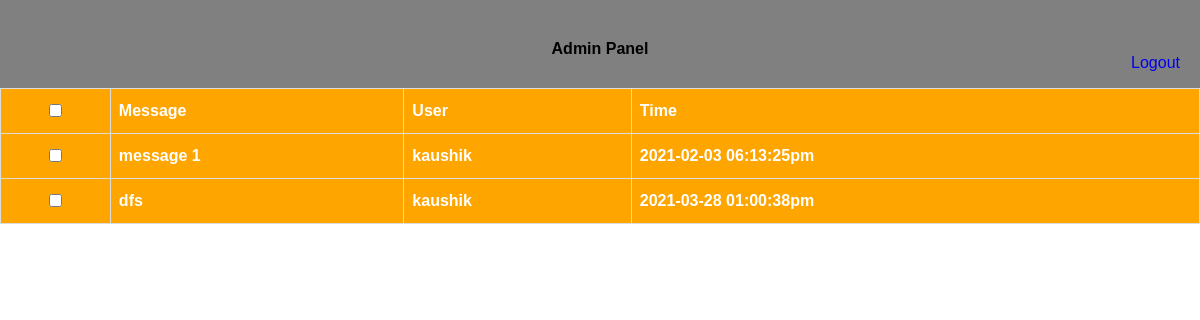
Screenshot of /html/message_display.php with the database file from the repository.
### tables this page shows
CREATE TABLE `message_admin` (
  `ID` int(11) NOT NULL,
  `FIRSTNAME` varchar(100) NOT NULL,
  `LASTNAME` varchar(100) NOT NULL,
  `COUNTRY` varchar(100) NOT NULL,
  `SUBJECT` varchar(1000) NOT NULL,
  `TIME` varchar(100) NOT NULL
);

### html/message_display.php (the view, shortened to what this page needs)
<!DOCTYPE html>
<?php
$conn = mysqli_connect('127.0.0.1', 'root', '');
?>
<html>
<head>
  <link rel="stylesheet" href="/webdevelopment/css/materialdesignicons.min.css">
  <link rel="stylesheet" href="/webdevelopment/css/vendor.bundle.base.css">
  <link rel="stylesheet" href="/webdevelopment/css/seller.css">
</head>
<body>
<div class="container001">
<div class="container1">
    <div class="topbar">
<b>Admin Panel</b>
    </div>
    <div class="sign">
      <a  href=" index1.php" style="text-decoration: none;">Logout</a>
    </div>
  </div>
  <div class="">
    <table id="customers">
      <tr>
        <th width: 100px>
          <center>
        <input type="checkbox" id="msg1" name="msgselect" value="message">
        </center>
</th>
        <th>Message</th>
        <th>User</th>
        <th>Time</th>
      </tr>
          <?php
            $sql = "select * from message_admin";
            $result = mysqli_query($conn,$sql);
            while($row = mysqli_fetch_array($result))
            {
                  $name = $row['FIRSTNAME'];
                  $time = $row['TIME'];
                  $subject =  $row['SUBJECT']
          ?>
              <tr>
                <th width: 100px>
                  <center>
                <input type="checkbox" id="msg1" name="msgselect" value="message">
                </center>
                </th>
                <th><?php echo $subject; ?></th>
                <th><?php echo $name ?></th>
                <th><?php echo $time ?></th>
              </tr>
          <?php
            }
          ?>
    </table>
  </div>
</div>
</body>
</html>

### html/message_display.php (style rules this page uses)
.topbar { width: 100%; height:14px; background-color: gray; display: flex; justify-content:center; padding-top: 40px; }
.sign { text-decoration: none; display: flex; justify-content: flex-end; padding-right: 20px; background-color: gray; height:34px; text-decoration: none; }
#customers { font-family: Arial, Helvetica, sans-serif; border-collapse: collapse; width: 100%; }
#customers td, #customers th { border: 1px solid #ddd; padding: 8px; }
#customers tr:nth-child(even) { background-color: #f2f2f2; }
#customers th { padding-top: 12px; padding-bottom: 12px; text-align: left; background-color: orange; color: white; }
.container001 { display: }

### rows the page displays
message_admin: SUBJECT "message 1", FIRSTNAME "kaushik", TIME "2021-02-03 06:13:25pm"
message_admin: SUBJECT "dfs", FIRSTNAME "kaushik", TIME "2021-03-28 01:00:38pm"
